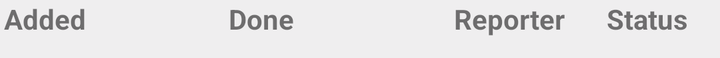
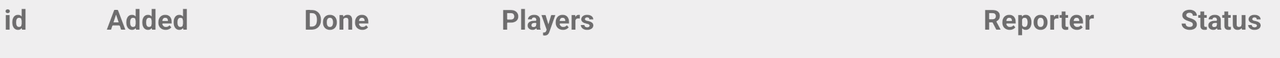

Two renders of one Android screen. The first uses the default layout on a phone; the second uses the alternative layout the repository ships for a different screen configuration, on a matching device. The two XML files are below.
<!-- AndroidManifest.xml: application theme AppTheme -->
<!-- res/layout/game_list_header.xml -->
<?xml version="1.0" encoding="utf-8"?>

<LinearLayout xmlns:android="http://schemas.android.com/apk/res/android"
    xmlns:tools="http://schemas.android.com/tools"
    android:id="@+id/table_header"
    android:layout_width="match_parent"
    android:layout_height="wrap_content"
    android:layout_marginBottom="5pt"
    android:orientation="horizontal"
    tools:showIn="@layout/content_all_games">

    <TextView
        android:layout_width="0pt"
        android:layout_height="wrap_content"
        android:layout_marginLeft="2dp"
        android:layout_marginRight="2dp"
        android:layout_weight="3"
        android:text="Added"
        android:textStyle="bold" />


    <TextView
        android:layout_width="0pt"
        android:layout_height="wrap_content"
        android:layout_marginLeft="2dp"
        android:layout_marginRight="2dp"
        android:layout_weight="3"
        android:text="Done"
        android:textStyle="bold" />

    <TextView
        android:id="@+id/reporter"
        android:layout_width="0pt"
        android:layout_height="wrap_content"
        android:layout_marginLeft="2dp"
        android:layout_marginRight="2dp"
        android:layout_weight="2"
        android:text="Reporter"
        android:textStyle="bold" />


    <TextView
        android:layout_width="0pt"
        android:layout_height="wrap_content"
        android:layout_marginLeft="2dp"
        android:layout_marginRight="2dp"
        android:layout_weight="1.5"
        android:text="Status "
        android:textStyle="bold" />

</LinearLayout>
<!-- res/layout/content_all_games.xml (included above) -->
<?xml version="1.0" encoding="utf-8"?>

<RelativeLayout xmlns:android="http://schemas.android.com/apk/res/android"
    xmlns:app="http://schemas.android.com/apk/res-auto"
    xmlns:tools="http://schemas.android.com/tools"
    android:id="@+id/header"
    android:layout_width="match_parent"
    android:layout_height="match_parent"
    android:paddingBottom="@dimen/activity_vertical_margin"
    android:paddingLeft="@dimen/activity_horizontal_margin"
    android:paddingRight="@dimen/activity_horizontal_margin"
    android:paddingTop="@dimen/activity_vertical_margin"
    app:layout_behavior="@string/appbar_scrolling_view_behavior"
    tools:context=".game.AllGamesActivity"
    tools:showIn="@layout/activity_all_games">

    <include  android:id="@+id/table_header" layout="@layout/game_list_header" />

    <ListView
        android:layout_below="@id/table_header"
        android:id="@+id/games_list_view"
        android:layout_width="match_parent"
        android:layout_height="wrap_content" />

</RelativeLayout>
<!-- res/layout/activity_all_games.xml (included above) -->
<?xml version="1.0" encoding="utf-8"?>

<android.support.design.widget.CoordinatorLayout xmlns:android="http://schemas.android.com/apk/res/android"
    xmlns:app="http://schemas.android.com/apk/res-auto"
    xmlns:tools="http://schemas.android.com/tools"
    android:layout_width="match_parent"
    android:layout_height="match_parent"
    android:fitsSystemWindows="true"
    tools:context=".game.AllGamesActivity">

    <android.support.design.widget.AppBarLayout
        android:layout_width="match_parent"
        android:layout_height="wrap_content"
        android:theme="@style/AppTheme.AppBarOverlay">


    </android.support.design.widget.AppBarLayout>

    <include layout="@layout/content_all_games" />


</android.support.design.widget.CoordinatorLayout>
<!-- resources referenced by this layout -->
<resources>
  <style name="AppTheme.AppBarOverlay" parent="ThemeOverlay.AppCompat.Dark.ActionBar" />
  <style name="AppTheme" parent="Theme.AppCompat.Light.DarkActionBar">
          <item name="colorPrimary">@color/colorPrimary</item>
          <item name="colorPrimaryDark">@color/colorPrimaryDark</item>
          <item name="colorAccent">@color/colorAccent</item>
          <item name="android:windowBackground">@color/color_background</item>
  
      </style>
  <color name="colorPrimary">#8dc9df</color>
  <color name="colorPrimaryDark">#7ac0da</color>
  <color name="colorAccent">#FF4081</color>
  <color name="color_background">#efeeef</color>
</resources>
<!-- res/layout-land/game_list_header.xml (the repository's variant of the layout above) -->
<!-- drawn on the phone turned sideways -->
<?xml version="1.0" encoding="utf-8"?>



<LinearLayout xmlns:android="http://schemas.android.com/apk/res/android"
    xmlns:tools="http://schemas.android.com/tools"
    android:id="@+id/table_header"
    android:layout_width="match_parent"
    android:layout_height="wrap_content"
    android:layout_marginBottom="5pt"
    android:orientation="horizontal"
    tools:showIn="@layout/content_all_games">


    <TextView
        android:layout_width="0pt"
        android:layout_height="wrap_content"
        android:layout_marginLeft="2dp"
        android:layout_marginRight="2dp"
        android:layout_weight="1"
        android:text="id"
        android:textStyle="bold" />


    <TextView
        android:id="@+id/added"
        android:layout_width="0pt"
        android:layout_height="wrap_content"
        android:layout_marginLeft="2dp"
        android:layout_marginRight="2dp"
        android:layout_weight="2"
        android:text="Added"
        android:textStyle="bold" />

    <TextView
        android:layout_width="0pt"
        android:layout_height="wrap_content"
        android:layout_marginLeft="2dp"
        android:layout_marginRight="2dp"
        android:layout_weight="2"
        android:text="Done"
        android:textStyle="bold" />


    <TextView
        android:layout_width="0pt"
        android:layout_height="wrap_content"
        android:layout_marginLeft="2dp"
        android:layout_marginRight="2dp"
        android:layout_weight="5"
        android:text="Players"
        android:textStyle="bold" />

    <TextView
        android:layout_width="0pt"
        android:layout_height="wrap_content"
        android:layout_marginLeft="2dp"
        android:layout_marginRight="2dp"
        android:layout_weight="2"
        android:text="Reporter"
        android:textStyle="bold" />


    <TextView
        android:layout_width="0pt"
        android:layout_height="wrap_content"
        android:layout_marginLeft="2dp"
        android:layout_marginRight="2dp"
        android:layout_weight="1"
        android:text="Status"
        android:textStyle="bold" />

</LinearLayout>
<!-- res/layout/game_list_header.xml (included above) -->
<?xml version="1.0" encoding="utf-8"?>

<LinearLayout xmlns:android="http://schemas.android.com/apk/res/android"
    xmlns:tools="http://schemas.android.com/tools"
    android:id="@+id/table_header"
    android:layout_width="match_parent"
    android:layout_height="wrap_content"
    android:layout_marginBottom="5pt"
    android:orientation="horizontal"
    tools:showIn="@layout/content_all_games">

    <TextView
        android:layout_width="0pt"
        android:layout_height="wrap_content"
        android:layout_marginLeft="2dp"
        android:layout_marginRight="2dp"
        android:layout_weight="3"
        android:text="Added"
        android:textStyle="bold" />


    <TextView
        android:layout_width="0pt"
        android:layout_height="wrap_content"
        android:layout_marginLeft="2dp"
        android:layout_marginRight="2dp"
        android:layout_weight="3"
        android:text="Done"
        android:textStyle="bold" />

    <TextView
        android:id="@+id/reporter"
        android:layout_width="0pt"
        android:layout_height="wrap_content"
        android:layout_marginLeft="2dp"
        android:layout_marginRight="2dp"
        android:layout_weight="2"
        android:text="Reporter"
        android:textStyle="bold" />


    <TextView
        android:layout_width="0pt"
        android:layout_height="wrap_content"
        android:layout_marginLeft="2dp"
        android:layout_marginRight="2dp"
        android:layout_weight="1.5"
        android:text="Status "
        android:textStyle="bold" />

</LinearLayout>
